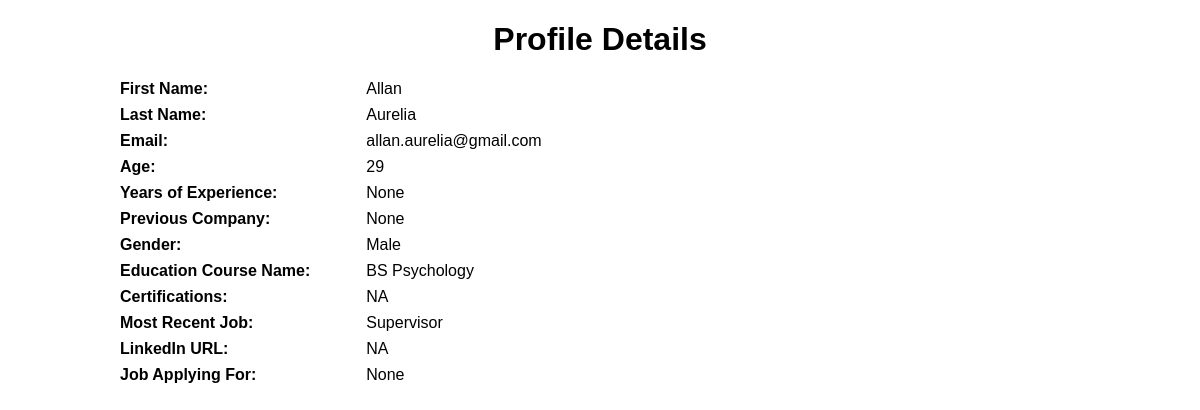
Page /u/viewprofile/4/ on the committed database.
### homepage/models.py (models this page shows, shortened)
class UserProfile(models.Model):
    user = models.OneToOneField(User, on_delete=models.CASCADE, default=None, null=True)
    password = models.CharField(max_length=128, default=None, null=True)
    age = models.IntegerField()
    resume = models.FileField(upload_to='media/')
    GENDER_CHOICES = (
        ('M', 'Male'),
        ('F', 'Female'),
    )
    gender = models.CharField(max_length=1, choices=GENDER_CHOICES, default=None)
    education_course_name = models.CharField(max_length=200, null=True, blank=True)
    certifications = models.TextField(max_length=1000, null=True, blank=True)  # Store certifications as text
    most_recent_job = models.CharField(max_length=100, null=True, blank=True)
    linkedin_url = models.CharField(max_length=300, null=True, blank=True)
    Applying_For = models.CharField(max_length=100, null=True, blank=True)
    years_of_experience = models.IntegerField(null=True, blank=True)
    previous_company = models.CharField(max_length=200, null=True, blank=True)

### adminview/views.py (the view)
# urls.py: re_path(r'^viewprofile/(?P<profile_id>\d+)/$', profile_details_def, name='view_prof'),
def profile_details_def(request, profile_id):
    profile = get_object_or_404(UserProfile, id=profile_id)
    return render(request, 'adminview/profile_details.html', {'profile': profile})

### templates/adminview/profile_details.html (shortened to what this page needs)
<!DOCTYPE html>
<html>
<head>
</head>
<body>
  <h1>Profile Details</h1>
  <dl>
    <dt>First Name:</dt>
    <dd>{{ profile.user.first_name }}</dd>
    <dt>Last Name:</dt>
    <dd>{{ profile.user.last_name }}</dd>
    <dt>Email:</dt>
    <dd>{{ profile.user.email }}</dd>
    <dt>Age:</dt>
    <dd>{{ profile.age }}</dd>
    <dt>Years of Experience:</dt>
    <dd>{{ profile.years_of_experience }}</dd>
    <dt>Previous Company:</dt>
    <dd>{{ profile.previous_company }}</dd>
    <dt>Gender:</dt>
    <dd>{{ profile.get_gender_display }}</dd>
    <dt>Education Course Name:</dt>
    <dd>{{ profile.education_course_name }}</dd>
    <dt>Certifications:</dt>
    <dd>{{ profile.certifications }}</dd>
    <dt>Most Recent Job:</dt>
    <dd>{{ profile.most_recent_job }}</dd>
    <dt>LinkedIn URL:</dt>
    <dd>{{ profile.linkedin_url }}</dd>
    <dt>Job Applying For:</dt>
    <dd>{{ profile.Applying_For }}</dd>
  </dl>
</body>
</html>

### templates/adminview/profile_details.html (style rules this page uses)
body { font-family: Arial, sans-serif; margin: 0; padding: 0; }
h1 { text-align: center; }
dl { display: grid; grid-template-columns: max-content 1fr; row-gap: 8px; column-gap: 16px; margin: 20px auto; width: 80%; }
dt { font-weight: bold; }

### rows in the picture
UserProfile: user.first_name "Allan", user.last_name "Aurelia", user.email "allan.aurelia@gmail.com", age "29", years_of_experience "None", previous_company "None", gender "Male", education_course_name "BS Psychology", certifications "NA", most_recent_job "Supervisor", linkedin_url "NA", Applying_For "None"
